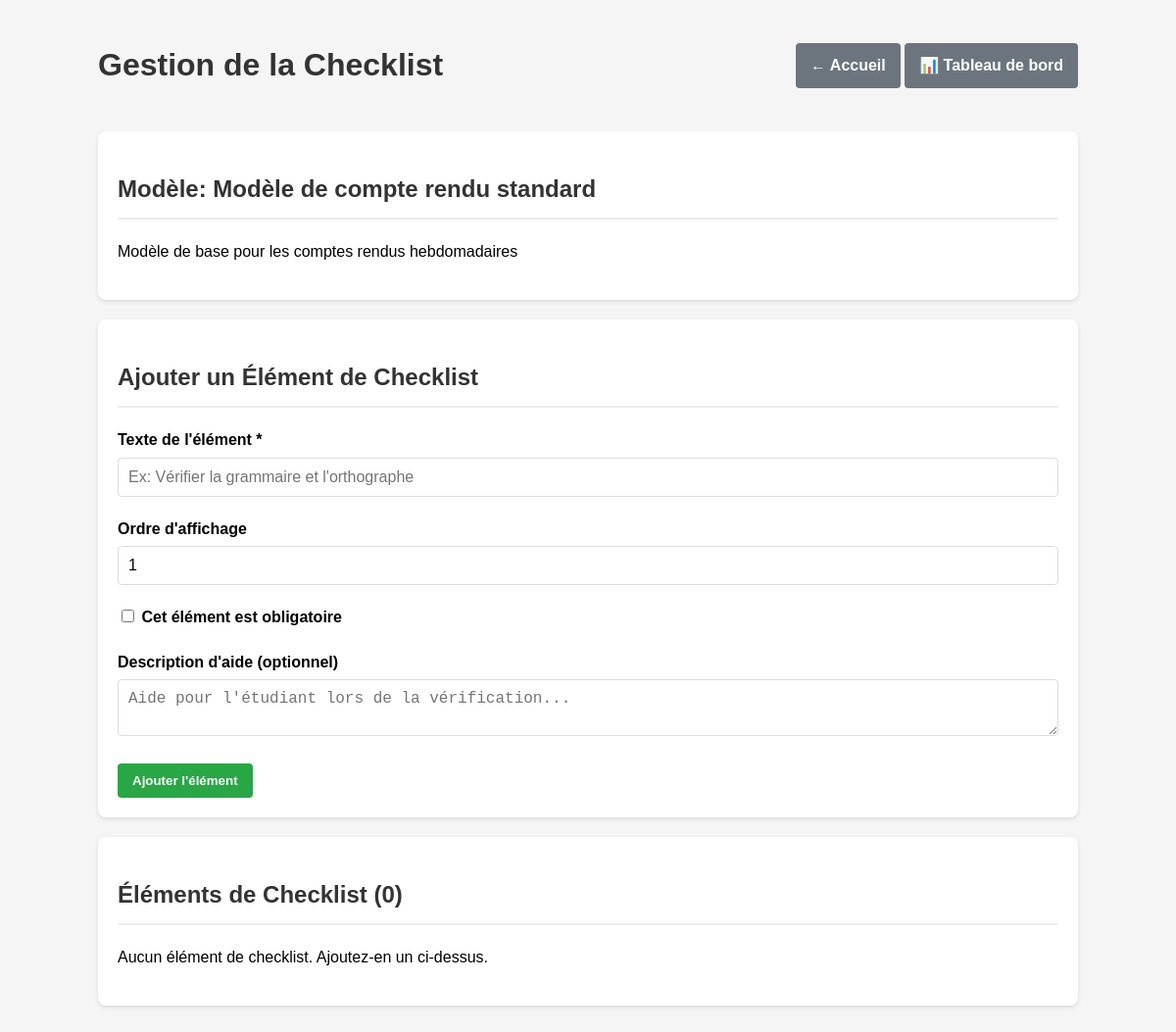
/gestion_modeles_checklists.php?id=1 (signed in), run on the app's committed database.
### tables this page shows
CREATE TABLE IF NOT EXISTS `modeles_cr` (
  `id` int NOT NULL AUTO_INCREMENT,
  `titre` varchar(255) NOT NULL,
  `description` text,
  `contenu_html` LONGTEXT,
  `professeur_id` int NOT NULL,
  `date_creation` datetime DEFAULT CURRENT_TIMESTAMP,
  `actif` tinyint(1) DEFAULT '1',
  PRIMARY KEY (`id`),
  KEY `professeur_id` (`professeur_id`)
);

### fonctions.php (called while the page is built, shortened)
<?php
function getChecklistModele($modele_id) {
    global $bdd;
    $modele_id = intval($modele_id);
    $query = "SELECT * FROM checklists_modeles WHERE modele_id = $modele_id ORDER BY ordre";
    $result = mysqli_query($bdd, $query);
    $checklist = [];
    return $checklist;
}
?>

### gestion_modeles_checklists.php (the view, shortened to what this page needs)
<?php
include '_conf.php';
include 'fonctions.php';
$bdd = mysqli_connect($serveurBDD, $userBDD, $mdpBDD, $nomBDD);
$modele_id = intval($_GET['id'] ?? 0);
$query_modele = "SELECT * FROM modeles_cr WHERE id = $modele_id AND professeur_id = {$_SESSION['Sid']}";
$result_modele = mysqli_query($bdd, $query_modele);
$modele = mysqli_fetch_assoc($result_modele);
$checklist = getChecklistModele($modele_id);
?>
<!DOCTYPE html>
<html lang="fr">
<head>
</head>
<body>
    <div class="container">
        <div class="header">
            <h1>Gestion de la Checklist</h1>
            <div>
                <a href="accueil.php" class="btn btn-secondary">← Accueil</a>
                <a href="tableau_bord_prof.php" class="btn btn-secondary">📊 Tableau de bord</a>
            </div>
        </div>
        <div class="card">
            <h2>Modèle: <?php echo htmlspecialchars($modele['titre']); ?></h2>
            <p><?php echo htmlspecialchars($modele['description']); ?></p>
        </div>
        <div class="card">
            <h2>Ajouter un Élément de Checklist</h2>
            <form method="POST" action="">
                <div class="form-group">
                    <label for="item_texte">Texte de l'élément *</label>
                    <input type="text" id="item_texte" name="item_texte" class="form-control" required
                           placeholder="Ex: Vérifier la grammaire et l'orthographe">
                </div>
                <div class="form-group">
                    <label for="ordre">Ordre d'affichage</label>
                    <input type="number" id="ordre" name="ordre" class="form-control" value="<?php echo count($checklist) + 1; ?>" min="1">
                </div>
                <div class="form-group">
                    <label>
                        <input type="checkbox" id="obligatoire" name="obligatoire" value="1">
                        Cet élément est obligatoire
                    </label>
                </div>
                <div class="form-group">
                    <label for="description_aide">Description d'aide (optionnel)</label>
                    <textarea id="description_aide" name="description_aide" class="form-control"
                              placeholder="Aide pour l'étudiant lors de la vérification..."></textarea>
                </div>
                <button type="submit" name="add_item" class="btn btn-success">Ajouter l'élément</button>
            </form>
        </div>
        <div class="card">
            <h2>Éléments de Checklist (<?php echo count($checklist); ?>)</h2>
            <?php if (count($checklist) > 0): ?>
                <?php foreach ($checklist as $item): ?>
                    <div class="checklist-item <?php echo $item['obligatoire'] ? 'obligatoire' : ''; ?>">
                        <div class="item-header">
                            <div style="flex: 1;">
                                <span class="item-titre"><?php echo htmlspecialchars($item['item_texte']); ?></span>
                                <?php if ($item['obligatoire']): ?>
                                    <span class="item-badge">Obligatoire</span>
                                <?php endif; ?>
                            </div>
                            <span class="item-ordre">#<?php echo $item['ordre']; ?></span>
                        </div>
                        <?php if (!empty($item['description_aide'])): ?>
                            <div class="item-description">
                                <strong>Aide:</strong> <?php echo htmlspecialchars($item['description_aide']); ?>
                            </div>
                        <?php endif; ?>
                        <div class="item-actions">
                            <a href="gestion_modeles_checklists.php?id=<?php echo $modele_id; ?>&delete=<?php echo $item['id']; ?>"
                               class="btn btn-danger"
                               onclick="return confirm('Êtes-vous sûr de vouloir supprimer cet élément ?');">
                                Supprimer
                            </a>
                        </div>
                    </div>
                <?php endforeach; ?>
            <?php else: ?>
                <p>Aucun élément de checklist. Ajoutez-en un ci-dessus.</p>
            <?php endif; ?>
        </div>
    </div>
</body>
</html>

### gestion_modeles_checklists.php (style rules this page uses)
body { font-family: Arial, sans-serif; line-height: 1.6; margin: 0; padding: 20px; background-color: #f5f5f5; }
.container { max-width: 1000px; margin: 0 auto; }
.header { display: flex; justify-content: space-between; align-items: center; margin-bottom: 20px; }
.card { background: white; border-radius: 8px; box-shadow: 0 2px 4px rgba(0,0,0,0.1); padding: 20px; margin-bottom: 20px; }
.form-group { margin-bottom: 20px; }
.form-group label { display: block; margin-bottom: 5px; font-weight: bold; }
.form-control { width: 100%; padding: 10px; border: 1px solid #ddd; border-radius: 4px; font-size: 16px; box-sizing: border-box; }
.btn { display: inline-block; background: #007bff; color: white; padding: 10px 15px; text-decoration: none; border-radius: 4px; font-weight: bold; border: none; cursor: pointer; }
.btn-secondary { background: #6c757d; }
.btn-success { background: #28a745; }
h1, h2 { color: #333; }
h2 { border-bottom: 2px solid #eee; padding-bottom: 10px; }

### data on the page
modeles_cr: titre "Modèle de compte rendu standard", description "Modèle de base pour les comptes rendus hebdomadaires"

### other printed values
count($checklist) "0"
